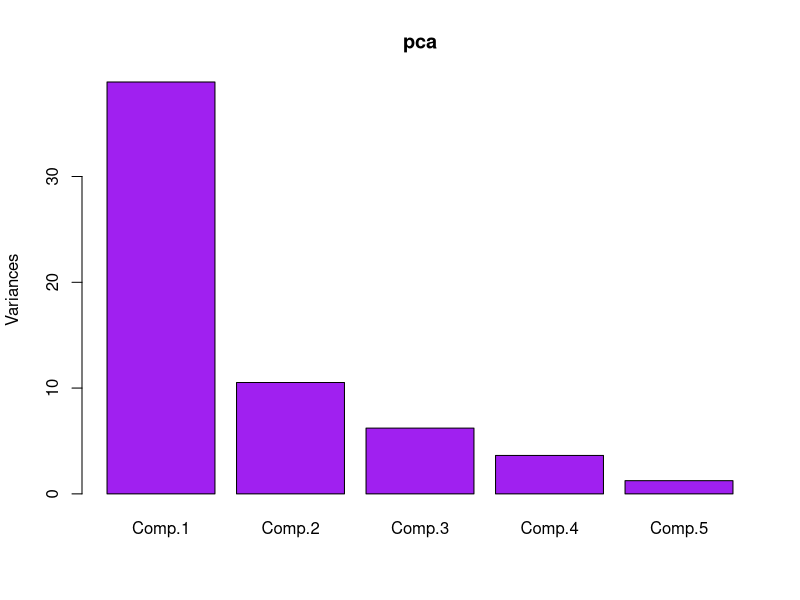

This figure's R source:
# creiamo un piccolo dataframe contenente i voti in alcuni esami di alcuni studenti
Mary <- c(22, 25, 30, 28, 27)
Laura <- c(30, 28, 29, 25, 30)
Francis <- c(28, 22, 30, 27, 20)
Dominic <- c(23, 24, 28, 22,27)
Kate <- c(30, 28, 30, 29, 25)
Simon <- c(30, 30, 29, 18, 30)
Jane <- c(25, 28, 22, 23, 23)
Robert <- c(22, 25, 27, 30, 18)
Rosie <- c(18, 22, 24, 30, 18)
Mattew <- c(25, 27, 29, 25, 23)


df <- as.data.frame(rbind(Mary, Laura, Francis, Dominic, Kate, Simon, Jane, Robert, Rosie, Mattew))
colnames(df) <- c("Stats", "Math", "Machine Learning", "Python", "R")

# abbiamo quindi 10 casi e 5 variabili
str(df)

pca <- princomp(df)

# vediamo alcuni dati relativi al modello
summary(pca)

# visualizziamo le componenti principali
unclass(pca$loadings)

pca$scores

# creiamo una rappresentazione grafica
plot(pca, col = "purple")
